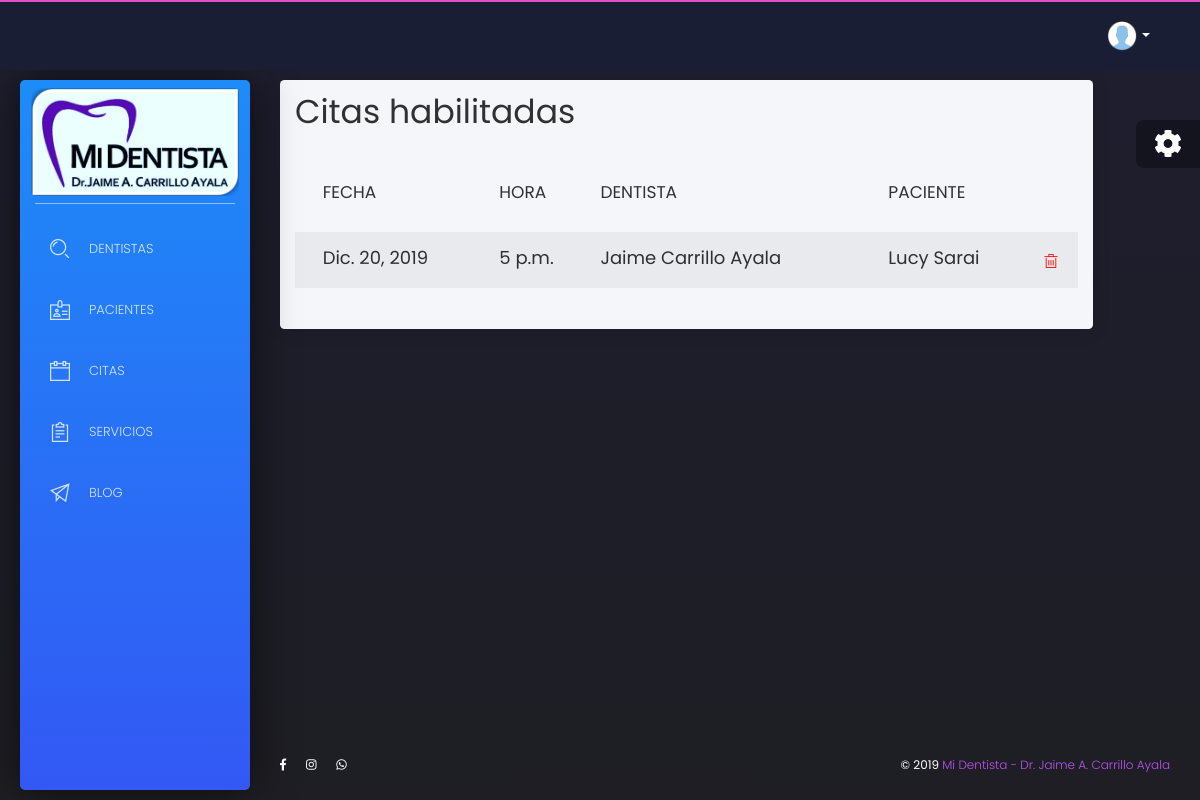
The page /core/citas2 (signed in) on the database as committed earlier.
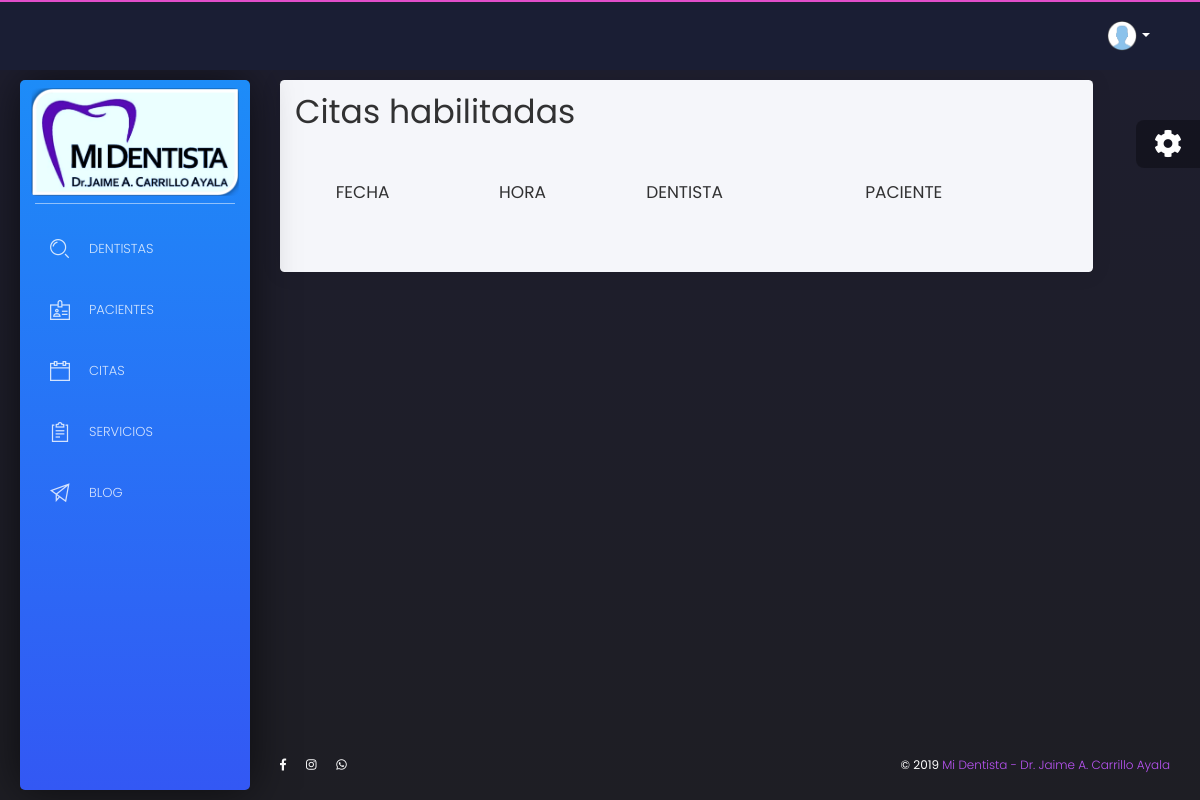
The same page on the database as committed later.
### core/models.py (models this page shows, shortened)
class Cita(models.Model):
    id = models.AutoField(primary_key=True)
    paciente = models.ForeignKey(Paciente, on_delete=models.CASCADE, blank=True, null=True)
    dentista = models.ForeignKey(Dentista, on_delete=models.CASCADE, blank=True, null=True)
    tratamiento = models.ForeignKey(Tratamiento, on_delete=models.CASCADE, null=True, blank=True)
    hora = models.TimeField(blank=True, null=True)
    fecha = models.DateField(blank=True, null=True)
    informe = models.CharField(max_length=1024, default="No se ha agregado informe.")
    asignada = models.BooleanField(default=False)
    atendida = models.BooleanField(default=False)

class Dentista(models.Model):
    id = models.AutoField(primary_key=True)
    usuario = models.OneToOneField(User, on_delete=models.CASCADE)
    especialidad = models.ForeignKey(Especialidad, on_delete=models.CASCADE)
    telefono = models.CharField(max_length=8)
    is_dentist = models.BooleanField(default=True)
    foto = models.ImageField(upload_to='dentist/%Y/%m/%D/', null=True, blank=True)
    biografia = models.CharField(max_length=1024)

class Paciente(models.Model):
    id = models.AutoField(primary_key=True)
    nombres = models.CharField(max_length=64)
    apellidos = models.CharField(max_length=64)
    nacimiento = models.DateField()
    telefono = models.CharField(max_length=8)
    foto = models.ImageField(upload_to='patient/%Y/%m/%D/', null=True, blank=True)
    edad = models.IntegerField(default=0)
    alergias = models.ManyToManyField(Medicamento,  blank=True)
    correo = models.EmailField(blank=True, null=True)

### core/views.py (the view)
# urls.py: path('citas2', CitaList2, name = 'citas2'),
@user_passes_test(lambda u: u.is_superuser)
def CitaList2(request):
    citas = Cita.objects.filter(atendida = False, fecha = datetime.datetime.today()).order_by('fecha', 'hora')|Cita.objects.filter(atendida = False, fecha = datetime.datetime.today() + datetime.timedelta(days = 1)).order_by('fecha', 'hora')
    return render(request, 'core/cita_list2.html', {'citas':citas})

### core/templates/core/cita_list2.html (shortened to what this page needs)
{% extends 'core/base.html' %}
{% load static %}
{% block content %}
<div class="content">
    <div class="row">
        <div class="col-md-11">
			    <div class="card white-content">
            <div class="card-header">
                <h1>Citas habilitadas</h1>
            </div>
				    <div class="card-body">
					    <div class="table-responsive">
                <table class="table table-striped " id="">
                  <thead class=" text-primary">
                      <th>
                      </th>
                      <th>
                        <h4>Fecha</h4>
                      </th>
                      <th>
                        <h4>Hora</h4>
                      </th>
                       <th>
                        <h4>Dentista</h4>
                      </th>
                      <th>
                        <h4>Paciente</h4>
                      </th>
                  </thead>
                  <tbody>
                    {% for c in citas|dictsort:'id' %}
                    <tr>
                            <td>
                            </td>
                            <td >
                              <p><b><font size="4">{{c.fecha}}</font></b></p>
                            </td>
                            <td >
                              <p><b><font size="4">{{c.hora}}</font></b></p>
                            </td>
                            <td >
                              <p><b><font size="4">{{c.dentista.usuario.first_name}} {{c.dentista.usuario.last_name}}</font></b></p>
                            </td>
                            <td>
                              <p><b><font size="4">{{c.paciente.nombres}} {{c.dentista.paciente.apellidos}}</font></b></p>
                            </td>
                            <td>
                             <a href="{% url 'core:citadelete' c.id|slugify%}" >
                                  <i class="tim-icons icon-trash-simple" style= "color:red"  ></i>
                              </a>
                            </td>
							        </tr>
                    {% endfor %}
                  </tbody>
                </table>
				      </div>
			      </div>
	        </div>
	      </div>
      </div>
    </div>
{% endblock %}

Rows that differ between the two databases and show on the page:
no longer on this page (row edited): Cita: fecha "Dic. 20, 2019", hora "5 p.m.", dentista.usuario.first_name "Jaime", dentista.usuario.last_name "Carrillo Ayala", paciente.nombres "Lucy Sarai"
